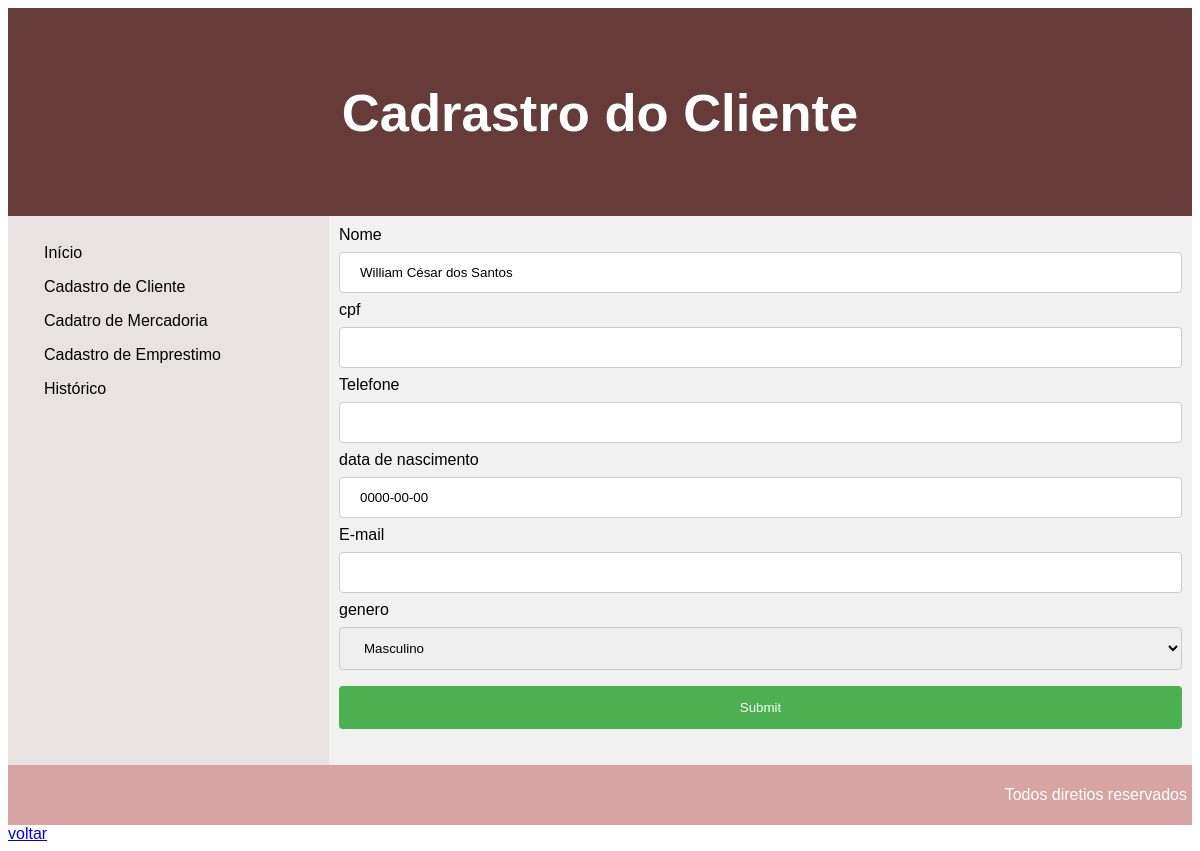
The page /CadCliente.php?id=19 on the database its author committed.
### tables this page shows
CREATE TABLE `clientes` (
  `id` int(11) NOT NULL,
  `nome` varchar(90) NOT NULL,
  `cpf` varchar(11) NOT NULL,
  `telefone` varchar(13) NOT NULL,
  `data_de_nascimento` date NOT NULL,
  `email` varchar(30) NOT NULL,
  `genero` varchar(1) NOT NULL
);

### CadCliente.php (the view, shortened to what this page needs)
<?php
include "includes/conecta.php";
$nome = "";
$cpf = "";
$telefone = "";
$data_de_nascimento = "";
$email = "";
$genero = "";
if(isset($_GET['id'])){
    $id = $_GET['id'];
    $sql = "SELECT * FROM clientes WHERE id = $id";
    $res = mysqli_query($conn, $sql);
    $row = mysqli_fetch_assoc($res);
    $nome = $row['nome'];
    $telefone = $row['telefone'];
    $data_de_nascimento = $row['data_de_nascimento'];
    $email = $row['email'];
    $genero = $row['genero'];
}
?>
<!DOCTYPE html>
<html>
    <head>
        <link href="css/estilo.css" rel="stylesheet">
    </head>
    <body>
        <header>
            <h2>Cadrastro do Cliente</h2>
          </header>
           <section>
            <?php
            include "includes/menu.php";
            ?>
             <article>
                <form action="recebecliente.php" method="post">
                    <label for="Nome">Nome</label>
                    <input type="text" name="nome" value="<?php echo $nome; ?>" />
                    <label for="Cpf">cpf</label>
                    <input type="text" name="cpf" value="<?php echo $cpf; ?>" />
                    <label for="Telefone">Telefone</label>
                    <input type="text" name="Telefone" value="<?php echo $telefone; ?>"/>
                    <label for="data de nascimento">data de nascimento</label>
                    <input type="text" name="dataNascimento" value="<?php echo $data_de_nascimento; ?>"/>
                    <label for="E-mail">E-mail</label>
                    <input type="text" name="email" value="<?php echo $email; ?>"/>
                    <label for="genero">genero</label>
                    <select name="genero">
                        <option value="M" <?php if ($genero=='M'){echo "selected";}?> >Masculino</option>
                    </select>
                    <input type="submit"><br/><br/>
            </article>
          </section>
          <footer>
            <p>Todos diretios reservados</p>
          </footer>
        <a href="Tela inicial.php">voltar</a>
    </body>
</html>

### css/estilo.css (style rules this page uses)
* { box-sizing: border-box; }
body { font-family: Arial, Helvetica, sans-serif; }
header { background-color: rgb(104, 59, 59); padding: 30px; text-align: center; font-size: 35px; color: white; }
section { display: -webkit-flex; display: flex; }
article { -webkit-flex: 3; -ms-flex: 3; flex: 3; background-color: #f1f1f1; padding: 10px; }
footer { background-color: rgb(216, 163, 163); padding: 5px; text-align: end; color: white; }
input[type=text], select { width: 100%; padding: 12px 20px; margin: 8px 0; display: inline-block; border: 1px solid #ccc; border-radius: 4px; box-sizing: border-box; }
input[type=submit] { width: 100%; background-color: #4CAF50; color: white; padding: 14px 20px; margin: 8px 0; border: none; border-radius: 4px; cursor: pointer; }

### rows shown on the page
clientes: nome "William César dos Santos", dataNascimento "0000-00-00", genero "Masculino"
